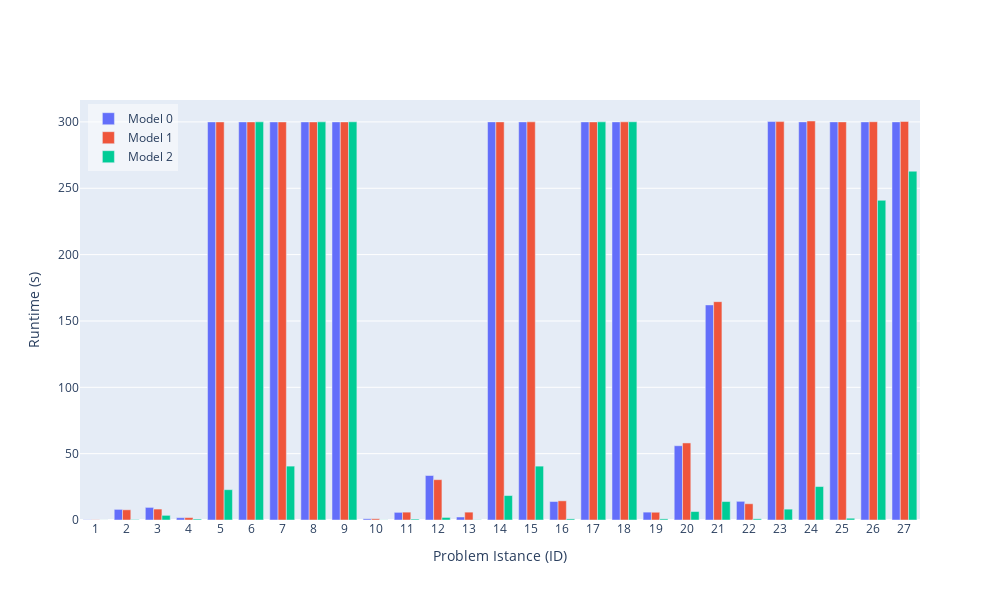

Notebook code for this chart:
### Code cell
import plotly.graph_objects as go

# Create bar plot with visible zeros
hovertemplate_text='Model: %{customdata[0]}<br>ID: %{x}<br>Gap: %{text}%<br>Nodes: %{customdata[1]}<br>Runtime: %{customdata[2]} s<extra></extra>'
fig = go.Figure(data=[
    go.Bar(
        name='Model 0', 
        x=df0['ID'], 
        y=df0['runtime'],
        text=df0['gap'].apply(lambda x: f'{x:.2f}'),  # Format text to 2 decimal places
        # Create a 2D array with multiple columns
        customdata=np.dstack((df0['model'], df0['nodes'], df0['runtime'].apply(lambda x: f'{x:.2f}')))[0],
        textposition='none',
        hovertemplate=hovertemplate_text
    ),
    go.Bar(
        name='Model 1', 
        x=df1['ID'], 
        y=df1['runtime'],
        text=df1['gap'].apply(lambda x: f'{x:.2f}'),
        customdata=np.dstack((df1['model'], df1['nodes'], df1['runtime'].apply(lambda x: f'{x:.2f}')))[0],
        textposition='none',
        hovertemplate=hovertemplate_text
    ),
    go.Bar(
        name='Model 2', 
        x=df2['ID'], 
        y=df2['runtime'],
        text=df2['gap'].apply(lambda x: f'{x:.2f}'),
        customdata=np.dstack((df2['model'], df2['nodes'], df2['runtime'].apply(lambda x: f'{x:.2f}')))[0],
        textposition='none',
        hovertemplate=hovertemplate_text
    ),
])

# Add a subtle visual indication for zero values
fig.update_layout(
    width=1000,
    height=600,
    barmode='group',
    yaxis = dict(
        title = 'Runtime (s)',
    ),
    xaxis = dict(
        title = 'Problem Istance (ID)',
        tickmode = 'array',
        tickvals = list(range(0, 28)),
        ticktext = list(range(0, 28)),
    ),
    legend=dict(
        x=0.01,
        y=0.99,
        xanchor='left',
        yanchor='top',
        bgcolor='rgba(255, 255, 255, 0.5)'
    )
)

fig.show()

### Figure 1 — Plotly figure (JSON) as saved in the notebook; plotly's stock layout.template omitted (floating-point values rounded to 4 significant figures)
{"data": [{"customdata": [[0, 3, "0.18"], [0, 529, "8.00"], [0, 116, "9.50"], [0, 680, "1.75"], [0, 12818, "300.00"], [0, 858, "300.01"], [0, 72826, "300.00"], [0, 1059, "300.01"], [0, 685, "300.01"], [0, 36, "0.93"], [0, 3, "5.76"], [0, 98, "33.53"], [0, 96, "2.26"], [0, 4081, "300.03"], [0, 1077, "300.02"], [0, 1231, "13.93"], [0, 848, "300.01"], [0, 402, "300.03"], [0, 3, "5.93"], [0, 3, "55.97"], [0, 3, "162.09"], [0, 90, "14.08"], [0, 243, "300.29"], [0, 1, "300.03"], [0, 14439, "300.04"], [0, 1, "300.01"], [0, 1, "300.03"]], "hovertemplate": "Model: %{customdata[0]}<br>ID: %{x}<br>Gap: %{text}%<br>Nodes: %{customdata[1]}<br>Runtime: %{customdata[2]} s<extra></extra>", "name": "Model 0", "text": ["0.00", "0.00", "0.00", "0.00", "inf", "inf", "229.07", "inf", "inf", "0.00", "0.00", "0.00", "0.00", "9.30", "inf", "0.00", "inf", "inf", "0.00", "0.00", "0.00", "0.00", "0.58", "inf", "0.14", "inf", "inf"], "textposition": "none", "type": "bar", "x": [1, 2, 3, 4, 5, 6, 7, 8, 9, 10, 11, 12, 13, 14, 15, 16, 17, 18, 19, 20, 21, 22, 23, 24, 25, 26, 27], "y": [0.1769, 8.004, 9.496, 1.747, 300.0, 300.0, 300.0, 300.0, 300.0, 0.929, 5.759, 33.53, 2.256, 300.0, 300.0, 13.93, 300.0, 300.0, 5.932, 55.97, 162.1, 14.08, 300.3, 300.0, 300.0, 300.0, 300.0]}, {"customdata": [[1, 3, "0.17"], [1, 697, "7.69"], [1, 84, "8.24"], [1, 711, "1.82"], [1, 14789, "300.00"], [1, 973, "300.01"], [1, 77956, "300.00"], [1, 1004, "300.00"], [1, 627, "300.01"], [1, 43, "0.95"], [1, 3, "5.92"], [1, 66, "30.39"], [1, 439, "5.92"], [1, 4452, "300.04"], [1, 1228, "300.07"], [1, 1193, "14.44"], [1, 788, "300.02"], [1, 306, "300.07"], [1, 3, "5.84"], [1, 3, "58.08"], [1, 3, "164.54"], [1, 50, "12.25"], [1, 302, "300.24"], [1, 1, "300.70"], [1, 17182, "300.04"], [1, 1, "300.16"], [1, 1, "300.37"]], "hovertemplate": "Model: %{customdata[0]}<br>ID: %{x}<br>Gap: %{text}%<br>Nodes: %{customdata[1]}<br>Runtime: %{customdata[2]} s<extra></extra>", "name": "Model 1", "text": ["0.00", "0.00", "0.00", "0.00", "47.99", "88.63", "223.74", "103.27", "117.66", "0.00", "0.00", "0.00", "0.00", "9.71", "22.45", "0.00", "77.16", "97.07", "0.00", "0.00", "0.00", "0.00", "0.55", "23487.83", "0.86", "13290.34", "12452.75"], "textposition": "none", "type": "bar", "x": [1, 2, 3, 4, 5, 6, 7, 8, 9, 10, 11, 12, 13, 14, 15, 16, 17, 18, 19, 20, 21, 22, 23, 24, 25, 26, 27], "y": [0.1671, 7.686, 8.243, 1.819, 300.0, 300.0, 300.0, 300.0, 300.0, 0.9535, 5.923, 30.39, 5.922, 300.0, 300.1, 14.44, 300.0, 300.1, 5.844, 58.08, 164.5, 12.25, 300.2, 300.7, 300.0, 300.2, 300.4]}, {"customdata": [[2, 1, "0.03"], [2, 1, "0.32"], [2, 57, "3.51"], [2, 312, "0.72"], [2, 552, "22.85"], [2, 16, "300.06"], [2, 8033, "40.61"], [2, 389, "300.05"], [2, 1, "300.10"], [2, 1, "0.09"], [2, 1, "0.70"], [2, 1, "1.93"], [2, 1, "0.18"], [2, 1767, "18.42"], [2, 1, "40.59"], [2, 1, "0.85"], [2, 684, "300.06"], [2, 1, "300.12"], [2, 1, "0.86"], [2, 1, "6.36"], [2, 1, "13.91"], [2, 1, "0.90"], [2, 1, "8.17"], [2, 1, "25.21"], [2, 1, "1.34"], [2, 3013, "240.94"], [2, 828, "262.88"]], "hovertemplate": "Model: %{customdata[0]}<br>ID: %{x}<br>Gap: %{text}%<br>Nodes: %{customdata[1]}<br>Runtime: %{customdata[2]} s<extra></extra>", "name": "Model 2", "text": ["0.00", "0.00", "0.00", "0.00", "0.00", "5.45", "0.00", "3.21", "96.72", "0.00", "0.00", "0.00", "0.00", "0.00", "0.00", "0.01", "0.57", "2.66", "0.00", "0.00", "0.00", "0.00", "0.00", "0.01", "0.01", "0.01", "0.01"], "textposition": "none", "type": "bar", "x": [1, 2, 3, 4, 5, 6, 7, 8, 9, 10, 11, 12, 13, 14, 15, 16, 17, 18, 19, 20, 21, 22, 23, 24, 25, 26, 27], "y": [0.03356, 0.3249, 3.507, 0.7173, 22.85, 300.1, 40.61, 300.0, 300.1, 0.08751, 0.6983, 1.926, 0.1751, 18.42, 40.59, 0.8486, 300.1, 300.1, 0.8571, 6.363, 13.91, 0.8969, 8.174, 25.21, 1.343, 240.9, 262.9]}], "layout": {"barmode": "group", "height": 600, "legend": {"bgcolor": "rgba(255, 255, 255, 0.5)", "x": 0.01, "xanchor": "left", "y": 0.99, "yanchor": "top"}, "width": 1000, "xaxis": {"tickmode": "array", "ticktext": [0, 1, 2, 3, 4, 5, 6, 7, 8, 9, 10, 11, 12, 13, 14, 15, 16, 17, 18, 19, 20, 21, 22, 23, 24, 25, 26, 27], "tickvals": [0, 1, 2, 3, 4, 5, 6, 7, 8, 9, 10, 11, 12, 13, 14, 15, 16, 17, 18, 19, 20, 21, 22, 23, 24, 25, 26, 27], "title": {"text": "Problem Istance (ID)"}}, "yaxis": {"title": {"text": "Runtime (s)"}}}}
